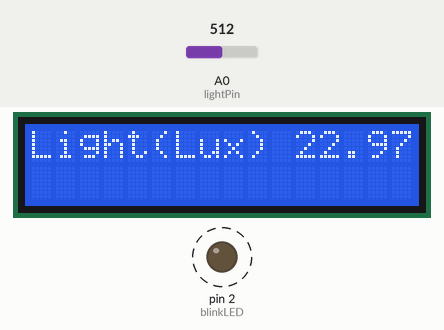
The sketch below on a simulated Arduino Uno, built with avr-gcc and run on an emulated ATmega328P. On the bench: 16×2 character LCD, output pins drawn as LEDs (lit = HIGH). Dashed ring = blinking. The test bench sets the inputs (shaded band); at power-on: A0 (lightPin) = 512. What the sketch prints to the serial monitor is not drawn.

Above: at 1.2 s.
1.3 s: A0 (lightPin) set to 1006
At 1.9 s:
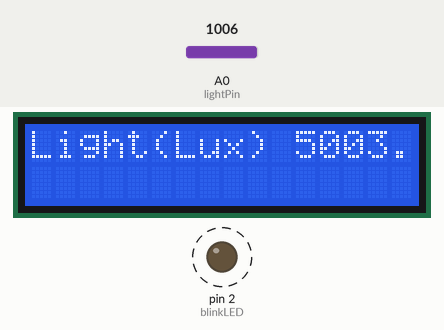
4.4 s: A0 (lightPin) set to 1023
At 5.1 s:
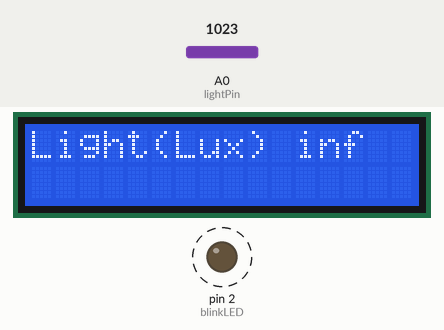
7.2 s: A0 (lightPin) set to 900
At 7.6 s:
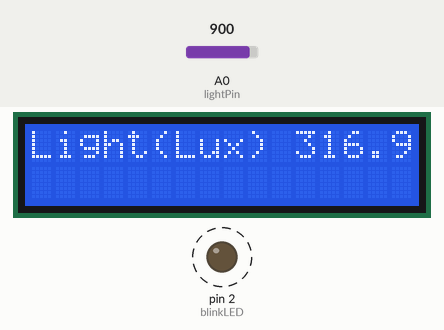
Timing chart, 0 to 14.7 s (numbered marks = the images above; inputs shaded):
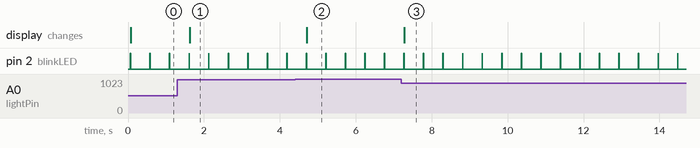

Measured:
- the behaviour switches between 1022 and 1023 on A0 (lightPin) (found by bisection; images 1 and 2)
- after the input at 1.3 s, the display: changes after 0.32 s (image 1)
- after the input at 4.4 s, the display: changes after 0.31 s (image 2)
- after the input at 7.2 s, the display: changes after 0.08 s (image 3)
- by itself, pin 2 (blinkLED): alternates HIGH for 0.01 s and LOW for 0.51 s

The sketch:

LightSensorLCD.ino
```cpp
/*
   Light sensor.  Converts voltage to resistance to Lux. Outputs to serial monitor
   This versions adds in an LCD
   R. Kubichek, ECE department, University of Wyoming
*/

int lightPin = A0;        //pin connected to light sensor
int Rref = 10000; //voltage divider resistor
int blinkLED = 2; //blink when take sample
#include <LiquidCrystal.h>
LiquidCrystal lcd(7, 8, 9, 10, 11, 12);  //pin connections

void setup() {
  Serial.begin(9600);               // initialize serial comm at 9600 bps:
  pinMode(blinkLED, OUTPUT);
  lcd.begin(16, 2);

}

void loop() {
  digitalWrite(blinkLED, HIGH); //flash each time a measurement is made
  delay(10);
  digitalWrite(blinkLED, LOW);
  int rawLight = analogRead(lightPin);
  //convert raw analogin reading to resistance (see workshop notes)
  float Rldr = Rref * (1023.0 - rawLight) / rawLight;
  //convert resistance to Lux (see workshop notes)
  float Lux = pow(10.0, 6.64 - 1.32 * log10(Rldr));
  Serial.println(Lux);
  lcd.setCursor(0, 0);
  lcd.print("Light(Lux)         ");
  lcd.setCursor(11, 0);
  lcd.print(Lux);
  delay(500);
}
```
